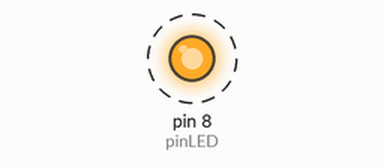
This sketch was run on a simulated Arduino Uno, built with avr-gcc and run on an emulated ATmega328P. Parts: output pins drawn as LEDs (lit = HIGH). Dashed ring = blinking.

Above: at 0.2 s.
Timing chart, 0 to 3.0 s (numbered marks = the images above):
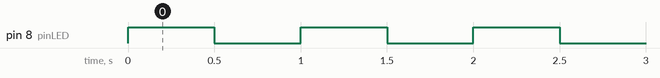

Measured:
- by itself, pin 8 (pinLED): alternates HIGH for 0.50 s and LOW for 0.50 s

The sketch:

Arduino_Basics_Part_2_LED.ino
```cpp
const int pinLED = 8;
void setup(){
  pinMode(pinLED, OUTPUT);
  //pinMode(pinLED, INPUT); This is for input with no internal pull up resistors
  //pinMode(pinLED, INPUT_PULLUP); This is for input with internal pull up risistors

  digitalWrite(pinLED, LOW); //Start low or off for LED
}
void loop(){
  digitalWrite(pinLED, HIGH);
  delay(500);
  digitalWrite(pinLED, LOW);
  delay(500);
}
```
